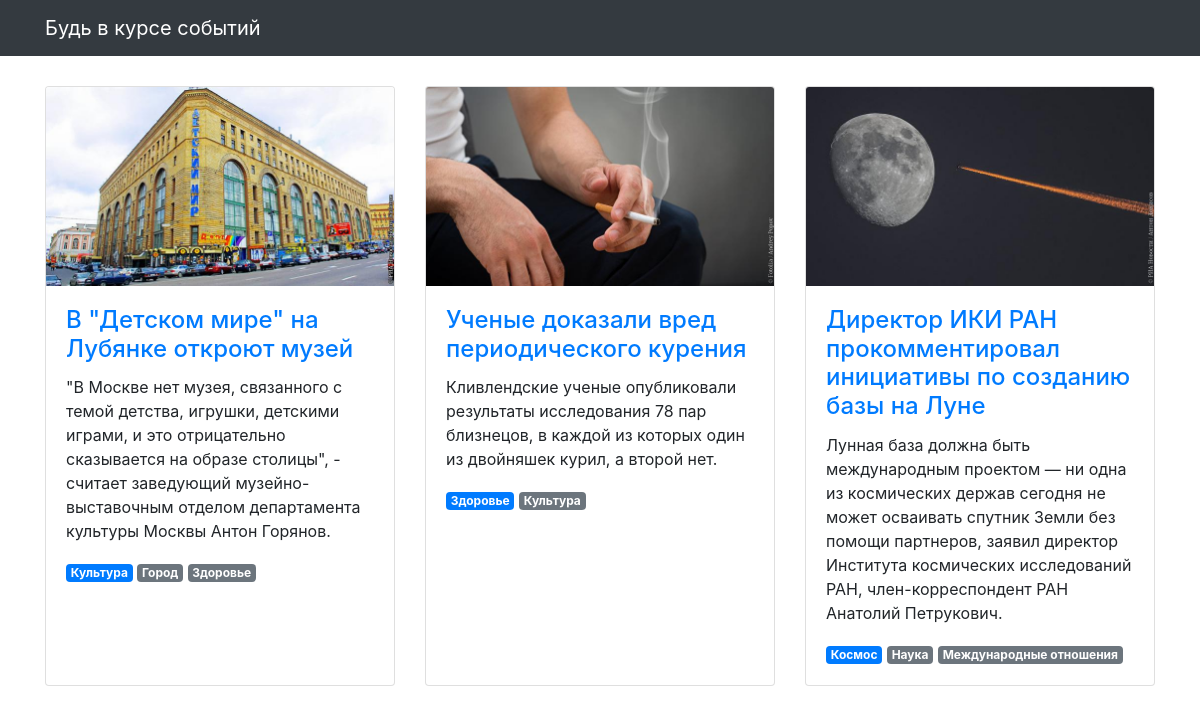
The page / on the database its author committed.
### articles/models.py (models this page shows, shortened)
class Article(models.Model):
    title = models.CharField(max_length=256, verbose_name='Название')
    text = models.TextField(verbose_name='Текст')
    published_at = models.DateTimeField(verbose_name='Дата публикации')
    image = models.ImageField(null=True, blank=True, verbose_name='Изображение', )
    tag = models.ManyToManyField('Tags', through='Relationship', related_name='tags')
    class Meta:
        verbose_name = 'Статья'
        verbose_name_plural = 'Статьи'

class Relationship(models.Model):
    article = models.ForeignKey(Article, related_name='art_rel', on_delete=models.CASCADE)
    tag = models.ForeignKey(Tags, related_name='tag_rel', on_delete=models.CASCADE)
    is_main = models.BooleanField(verbose_name='Основной', default=False)
    class Meta:
        verbose_name_plural = 'Теги'

class Tags(models.Model):
    name = models.CharField(max_length=64, verbose_name='Раздел')
    class Meta:
        ordering = ['name']
        verbose_name = 'Раздел'
        verbose_name_plural = 'Разделы'
    def __str__(self):
        return self.name

### articles/views.py (the view)
# urls.py: path('', articles_list, name='articles'),
def articles_list(request):
    template = 'articles/news.html'
    context = {}
    ordering = '-published_at'
    object_list = Article.objects.all().order_by(ordering)
    context = {'object_list': object_list}
    return render(request, template, context)

### templates/articles/news.html (shortened to what this page needs)
{% extends "articles/base.html" %}
{% load static %}
{% block content %}
<div class="row">
  {% for article in object_list %}
  <div class="col-lg-4 col-sm-6 mb-3 portfolio-item">
    <div class="card  h-100">
      <a href="#"><img class="card-img-top" src="{% get_media_prefix %}{{ article.image }}" alt=""></a>
      <div class="card-body">
        <h4 class="card-title">
          <a href="#">{{ article.title }}</a>
        </h4>
        <p class="card-text">{{ article.text }}</p>
        {% for scope in article.art_rel.all|dictsortreversed:'is_main' %}
          <span class="badge
            {% if scope.is_main %}
                badge-primary
            {% else %}
                badge-secondary
            {% endif %}">{{ scope.tag }}</span>
        {% endfor %}
      </div>
    </div>
  </div>
  {% endfor %}
</div>
{% endblock %}

### templates/articles/base.html (shortened to what this page needs)
<!DOCTYPE html>
{% load static %}
<html>
  <head>
    <link href="{% static  "css/bootstrap.min.css"  %}" rel="stylesheet">
    <link href="{% static  "css/3-col-portfolio.css" %}" rel="stylesheet">
  </head>
  <body>
    <nav class="navbar navbar-expand-lg navbar-dark bg-dark fixed-top">
      <div class="container">
        <a class="navbar-brand" href="#">Будь в курсе событий</a>
      </div>
    </nav>
    <div class="container">{% block content %}{% endblock %}</div>
  </body>
</html>

### static/css/3-col-portfolio.css (style rules this page uses)
body { padding-top: 84px; padding-bottom: 84px; }
@media (min-width: 992px) { body { padding-top: 86px; padding-bottom: 86px; } }

### rows shown on the page
Article: image (picture), title "В \"Детском мире\" на Лубянке откроют музей", text "\"В Москве нет музея, связанного с темой детства, игрушки, детскими играми, и это отрицательно сказывается на образе столицы\", - считает заведующий музейно-выставочным отделом департамента культуры Москвы Антон Горянов."
Relationship: tag "Культура"
Relationship: tag "Город"
Relationship: tag "Здоровье"
Article: image (picture), title "Ученые доказали вред периодического курения", text "Кливлендские ученые опубликовали результаты исследования 78 пар близнецов, в каждой из которых один из двойняшек курил, а второй нет."
Relationship: tag "Здоровье"
Relationship: tag "Культура"
Article: image (picture), title "Директор ИКИ РАН прокомментировал инициативы по созданию базы на Луне", text "Лунная база должна быть международным проектом — ни одна из космических держав сегодня не может осваивать спутник Земли без помощи партнеров, заявил директор Института космических исследований РАН, член-корреспондент РАН Анатолий Петрукович."
Relationship: tag "Космос"
Relationship: tag "Наука"
Relationship: tag "Международные отношения"
